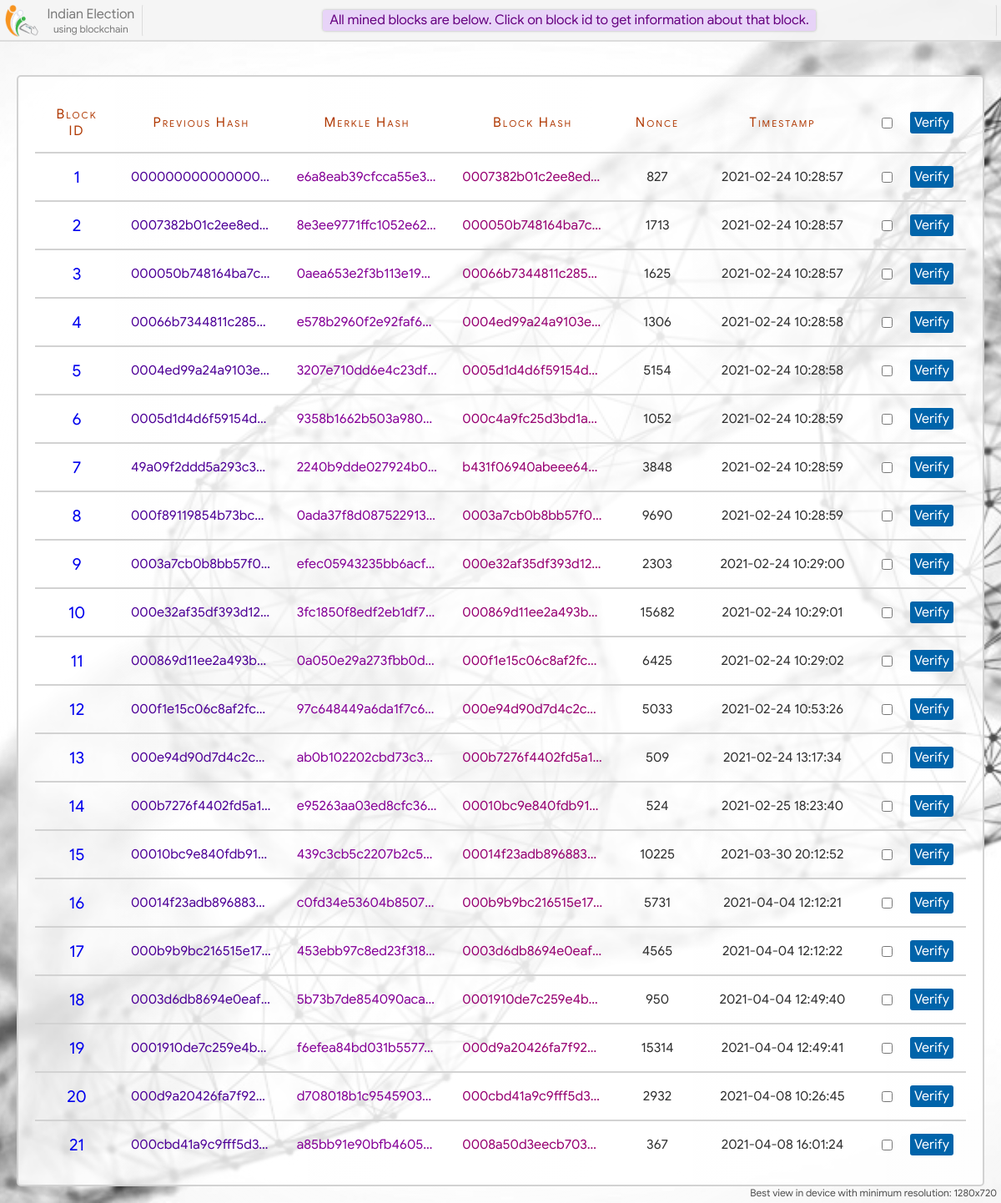
Screenshot of /blockchain/ with the database file from the repository.
### home/models.py (models this page shows)
class Block(models.Model):
    prev_hash = models.CharField(max_length=100, blank=True)
    merkle_hash = models.CharField(max_length=100, blank=True)
    this_hash = models.CharField(max_length=100, blank=True)
    nonce = models.IntegerField(null=True)
    timestamp = models.DateTimeField()

### home/views.py (the view)
# urls.py: path('blockchain/', views.blockchain, name='blockchain'),
def blockchain(request):
    blocks = Block.objects.all()
    return render(request, 'blockchain.html', {'blocks':blocks})

### home/templates/blockchain.html (shortened to what this page needs)
{% extends 'base.html' %}
{% load static %}
{% block head %}
    <link rel="stylesheet" type="text/css" href="{% static 'css/blockchain.css' %}">
{% endblock %}
{% block main_content %}
<div class="blocks">
    <table class="mine-block-result">
        <tr class="table-header">
            <td>Block ID</td>
            <td>Previous Hash</td>
            <td>Merkle Hash</td>
            <td>Block Hash</td>
            <td>Nonce</td>
            <td>Timestamp</td>
            <td> <div class="verify-button" title="Click to verify selected Blocks"> <input type="checkbox" onchange="verifySelect(this)"> <span onclick="verifyBlock(this)">Verify</span> </div> </td>
        </tr>
        {% if blocks %}
        {% for block in blocks %}
        <tr id="{{ block.id }}">
            <td> <a class="block-info-link" href="/block-info/?id={{block.id}}"> {{ block.id }} </a> </td>
            <td title="{{ block.prev_hash }}" style="color: rgb(78, 0, 151);">{{ block.prev_hash }}</td>
            <td title="{{ block.merkle_hash }}" style="color: rgb(133, 0, 151);">{{ block.merkle_hash }}</td>
            <td title="{{ block.this_hash }}" style="color: rgb(151, 0, 113);">{{ block.this_hash }}</td>
            <td>{{ block.nonce }}</td>
            <td>{{ block.timestamp|date:"Y-m-d" }} {{ block.timestamp|time:"H:i:s" }}</td>
            <td> <div class="verify-button" title="Click to verify this Block"> <input type="checkbox" onchange="verifySelect(this)"> <span onclick="verifyBlock(this)">Verify</span> </div> </td>
        </tr>
        {% endfor %}
        {% else %}
        <tr>
            <td colspan="7">No Blocks</td>
        </tr>
        {% endif %}
    </table>
</div>
{% endblock %}

### home/templates/base.html (shortened to what this page needs)
{% load static %}
<!DOCTYPE html>
<html lang="en">
<head>
    <link rel="stylesheet" type="text/css" href="{% static 'css/animations.css' %}">
    <link rel="stylesheet" type="text/css" href="{% static 'css/loading.css' %}">
    <link rel="stylesheet" type="text/css" href="{% static 'css/base.css' %}">
    <link rel="stylesheet" type="text/css" href="{% static 'css/home.css' %}">
    <link rel="stylesheet" type="text/css" href="{% static 'css/candidate-profile.css' %}">
    <link rel="stylesheet" type="text/css" href="{% static 'css/voting.css' %}">
    <link rel="stylesheet" type="text/css" href="{% static 'css/final-status.css' %}">
    {% block head %}{% endblock %}
</head>
<body>
    <div class="gradient"></div>
    <div class="main-content">
        {% block main_content %}{% endblock %}
    </div>
    <div class="header">
            <div class="logo" title="Navigation Bar">
                <img style="height: 40px; width: 40px; margin: auto;" src="{% static 'images/logo.png' %}">
                <div class="logo-text">
                    <span class="logo-text" style="font-size: 16px;">Indian Election</span>
                    <span class="logo-text" style="font-size: 12px;">using blockchain</span>
                </div>
            </div>
            <div class="status-box">
            </div>
    </div>
    <div class="view-msg">Best view in device with minimum resolution: 1280x720</div>
</body>
</html>

### home/static/css/base.css (style rules this page uses)
* { box-sizing: border-box; font-family: calibri; font-size: 20px; }
a { text-decoration: none; }
html, body { display: flex; padding: 0; margin: 0; width: 100%; min-height: 100%; }
body { display: flex; flex-direction: column; background: url('../images/test.jpg'); background-position: center; background-repeat: no-repeat; background-size: cover; background-attachment: fixed; }
.gradient { position: fixed; top: 0; left: 0; height: 100%; width: 100%; background: radial-gradient(rgba(255,255,255,0.7), rgba(245,245,245, 0)); background-attachment: fixed; z-index: -10; }
.header { position: fixed; top: 0px; left: 0px; height: 50px; padding: 5px; padding-left: 0; display: flex; width: 100%; background: rgb(245, 245, 245, 0.95); border-bottom: 2px solid rgba(0,0,0,0.1); z-index: 7; }
.header > .logo { display: flex; min-width: 170px; width: max-content; padding-right: 3px; cursor: pointer; }
.header > .logo > .logo-text { margin: auto; color: rgba(0,0,0,0.5); margin-left: 5px; display: flex; flex-direction: column; text-align: center; }
.status-box { overflow: hidden; display: flex; flex-direction: column; margin: auto; flex: 1; border: 1px solid rgba(255, 0, 0, 0); border-left: 1px solid rgba(0,0,0,0.1); border-right: 1px solid rgba(0,0,0,0.1); border-radius: 3px; padding: 4px 10px; height: 39px; }
.main-content { display: flex; margin: auto; margin-top: 70px; min-height: calc(100% - 70px); padding: 20px; width: 100%; }
.view-msg { position: fixed; bottom: 5px; right: 5px; font-size: 12px; color: rgb(80, 80, 80); }

### home/static/css/blockchain.css (style rules this page uses)
.blocks { width: 100%; margin: auto; display: flex; padding: 20px; border: 2px solid rgb(210, 210, 210); background: linear-gradient(90deg, rgb(255 255 255 / 80%),rgb(255 255 255 / 82%)); border-radius: 5px; }
table.mine-block-result { width: 100%; border-collapse: collapse; word-wrap: break-word; table-layout: fixed; }
table.mine-block-result tr { border-bottom: 2px solid rgb(210, 210, 210); }
table.mine-block-result tr:last-child { border-bottom: none; }
table.mine-block-result td { text-align: center; padding: 15px; color: rgb(49, 49, 49); font-size: 16px; }
table.mine-block-result tr td:first-child { width: 100px; }
table.mine-block-result tr td:nth-child(5) { width: 100px; }
table.mine-block-result tr td:nth-child(6) { width: 200px; }
table.mine-block-result tr td:last-child { text-align: right; width: 120px; letter-spacing: 0; font-variant: normal; }
.verify-button { display: flex; justify-content: space-between; align-items: center; }
.verify-button span { padding: 0; margin: 0; font-size: 16px; background: rgba(0, 100, 170); font-weight: bold; padding: 3px 5px; border-radius: 3px; color: white; cursor: pointer; }
table.mine-block-result tr td:nth-child(2), table.mine-block-result tr td:nth-child(3), table.mine-block-result tr td:nth-child(4) { white-space: nowrap; overflow: hidden !important; text-overflow: ellipsis; }
tr.table-header td { color: #af3700; font-size: 16px; letter-spacing: 2px; font-variant: small-caps; }
.block-info-link { padding: 5px 12px; border-radius: 3px; transition: 0.3s; }

### rows the page displays
Block: id "1", prev_hash "000000000000000…", merkle_hash "e6a8eab39cfcca55e3…", this_hash "0007382b01c2ee8ed…", nonce "827", timestamp "2021-02-24", timestamp "10:28:57"
Block: id "2", prev_hash "0007382b01c2ee8ed…", merkle_hash "8e3ee9771ffc1052e62…", this_hash "000050b748164ba7c…", nonce "1713", timestamp "2021-02-24", timestamp "10:28:57"
Block: id "3", prev_hash "000050b748164ba7c…", merkle_hash "0aea653e2f3b113e19a…", this_hash "00066b7344811c285…", nonce "1625", timestamp "2021-02-24", timestamp "10:28:57"
Block: id "4", prev_hash "00066b7344811c285…", merkle_hash "e578b2960f2e92faf6…", this_hash "0004ed99a24a9103e…", nonce "1306", timestamp "2021-02-24", timestamp "10:28:58"
Block: id "5", prev_hash "0004ed99a24a9103e…", merkle_hash "3207e710dd6e4c23df…", this_hash "0005d1d4d6f59154d…", nonce "5154", timestamp "2021-02-24", timestamp "10:28:58"
Block: id "6", prev_hash "0005d1d4d6f59154d…", merkle_hash "9358b1662b503a980…", this_hash "000c4a9fc25d3bd1a…", nonce "1052", timestamp "2021-02-24", timestamp "10:28:59"
Block: id "7", prev_hash "49a09f2ddd5a293c3…", merkle_hash "2240b9dde027924b0…", this_hash "b431f06940abeee64…", nonce "3848", timestamp "2021-02-24", timestamp "10:28:59"
Block: id "8", prev_hash "000f89119854b73bc…", merkle_hash "0ada37f8d087522913…", this_hash "0003a7cb0b8bb57f0…", nonce "9690", timestamp "2021-02-24", timestamp "10:28:59"
Block: id "9", prev_hash "0003a7cb0b8bb57f0…", merkle_hash "efec05943235bb6acf…", this_hash "000e32af35df393d12…", nonce "2303", timestamp "2021-02-24", timestamp "10:29:00"
Block: id "10", prev_hash "000e32af35df393d12…", merkle_hash "3fc1850f8edf2eb1df7…", this_hash "000869d11ee2a493b…", nonce "15682", timestamp "2021-02-24", timestamp "10:29:01"
Block: id "11", prev_hash "000869d11ee2a493b…", merkle_hash "0a050e29a273fbb0d…", this_hash "000f1e15c06c8af2fc…", nonce "6425", timestamp "2021-02-24", timestamp "10:29:02"
Block: id "12", prev_hash "000f1e15c06c8af2fc…", merkle_hash "97c648449a6da1f7c6…", this_hash "000e94d90d7d4c2c…", nonce "5033", timestamp "2021-02-24", timestamp "10:53:26"
Block: id "13", prev_hash "000e94d90d7d4c2c…", merkle_hash "ab0b102202cbd73c3…", this_hash "000b7276f4402fd5a1…", nonce "509", timestamp "2021-02-24", timestamp "13:17:34"
Block: id "14", prev_hash "000b7276f4402fd5a1…", merkle_hash "e95263aa03ed8cfc36…", this_hash "00010bc9e840fdb91…", nonce "524", timestamp "2021-02-25", timestamp "18:23:40"
Block: id "15", prev_hash "00010bc9e840fdb91…", merkle_hash "439c3cb5c2207b2c5…", this_hash "00014f23adb896883…", nonce "10225", timestamp "2021-03-30", timestamp "20:12:52"
Block: id "16", prev_hash "00014f23adb896883…", merkle_hash "c0fd34e53604b8507…", this_hash "000b9b9bc216515e17…", nonce "5731", timestamp "2021-04-04", timestamp "12:12:21"
Block: id "17", prev_hash "000b9b9bc216515e17…", merkle_hash "453ebb97c8ed23f318…", this_hash "0003d6db8694e0eaf…", nonce "4565", timestamp "2021-04-04", timestamp "12:12:22"
Block: id "18", prev_hash "0003d6db8694e0eaf…", merkle_hash "5b73b7de854090aca…", this_hash "0001910de7c259e4b…", nonce "950", timestamp "2021-04-04", timestamp "12:49:40"
Block: id "19", prev_hash "0001910de7c259e4b…", merkle_hash "f6efea84bd031b5577…", this_hash "000d9a20426fa7f92…", nonce "15314", timestamp "2021-04-04", timestamp "12:49:41"
Block: id "20", prev_hash "000d9a20426fa7f92…", merkle_hash "d708018b1c9545903…", this_hash "000cbd41a9c9fff5d3…", nonce "2932", timestamp "2021-04-08", timestamp "10:26:45"
Block: id "21", prev_hash "000cbd41a9c9fff5d3…", merkle_hash "a85bb91e90bfb4605…", this_hash "0008a50d3eecb703…", nonce "367", timestamp "2021-04-08", timestamp "16:01:24"
